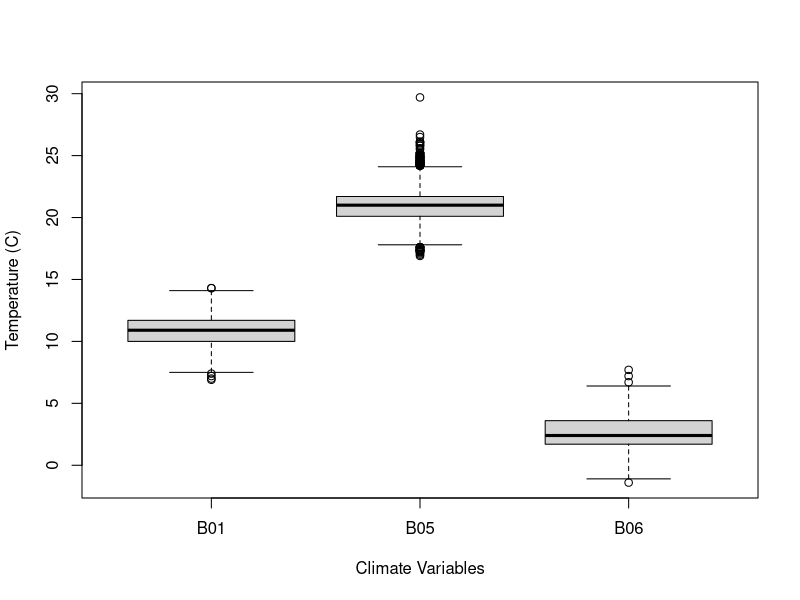
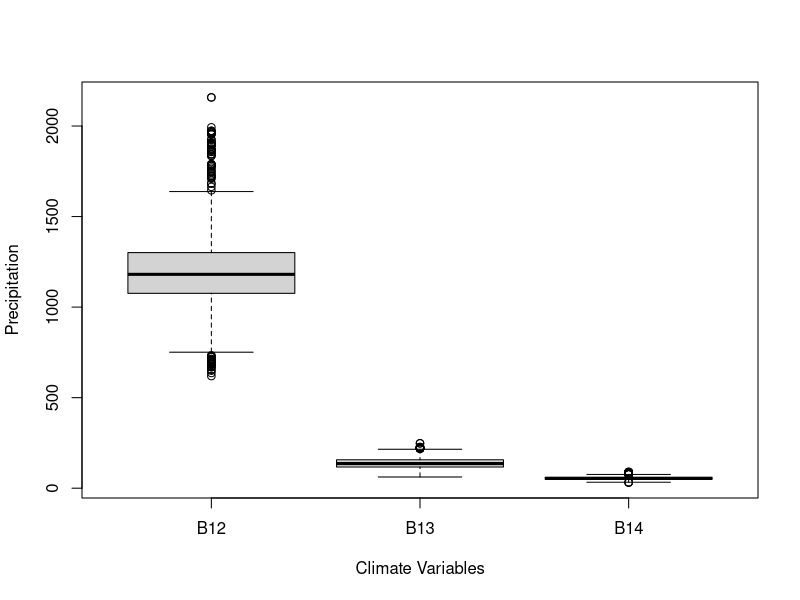
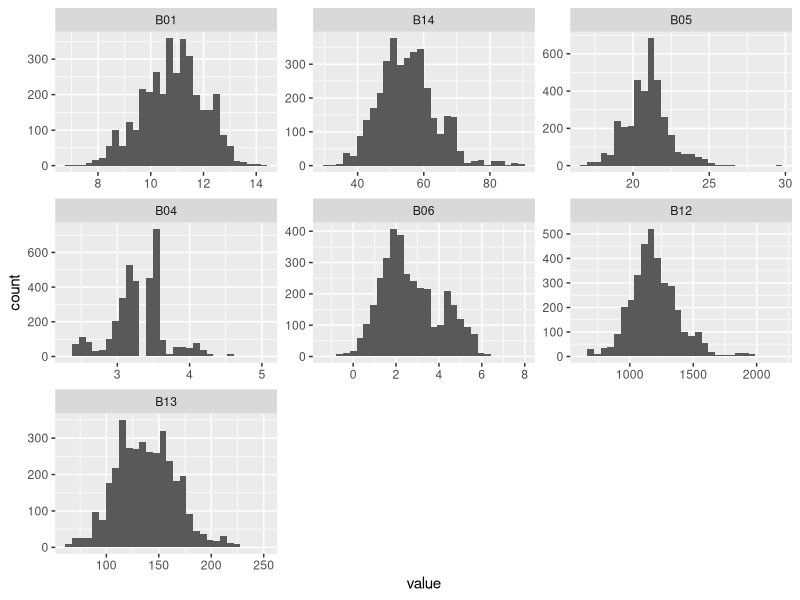
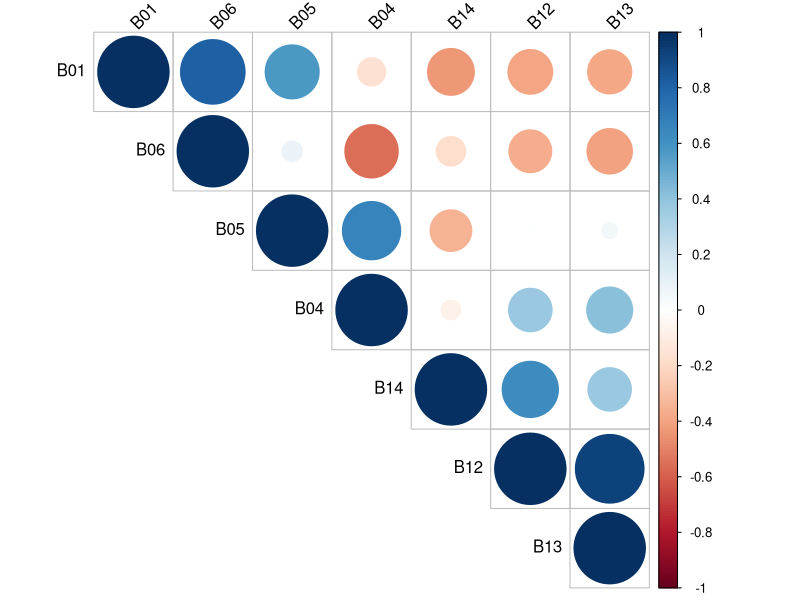

These charts were generated, in order, by the following R code:
### ResBaz Brisbane 2019 ###
### Wednesday 10 July    ###
### ecocloud workshop    ###

## Set working directory
setwd("/home/jovyan/workspace/ResBaz")
getwd

## Install packages
library(tidyr)
library(ggplot2)
library(reshape2)
library(readr)
library(Hmisc)
install.packages("corrplot")
library(corrplot)

## Load the data file into R
occurrence <- read.csv("occurrence_environmental_Eucalyptus.regnans_maxent.csv")

## Check your data - this shows the first 6 rows of the datafile
head(occurrence)

## Generate summary boxplots
# For temperature variables
boxplot(occurrence[, c("B01", "B05", "B06")], #change B01 etc to the variables in your model
        xlab = "Climate Variables",
        ylab = "Temperature (C)")

# For rainfall variables
boxplot(occurrence[, c("B12", "B13", "B14")], #change B01 etc to the variables in your model
        xlab = "Climate Variables",
        ylab = "Precipitation")

## Get the average value for each predictor variable
predictors <- subset(occurrence[,4:10])
colMeans(predictors[sapply(predictors, is.numeric)])

## Generate summary histograms
ggplot(melt(occurrence[,4:10]),aes(x=value)) + geom_histogram() + facet_wrap(~variable, scales = "free")

## Generate a correlation plot for your predictor variables
variable_correlations <- cor(predictors, method="pearson")
corrplot(variable_correlations, type = "upper", order = "hclust", 
         tl.col = "black", tl.srt = 45)
